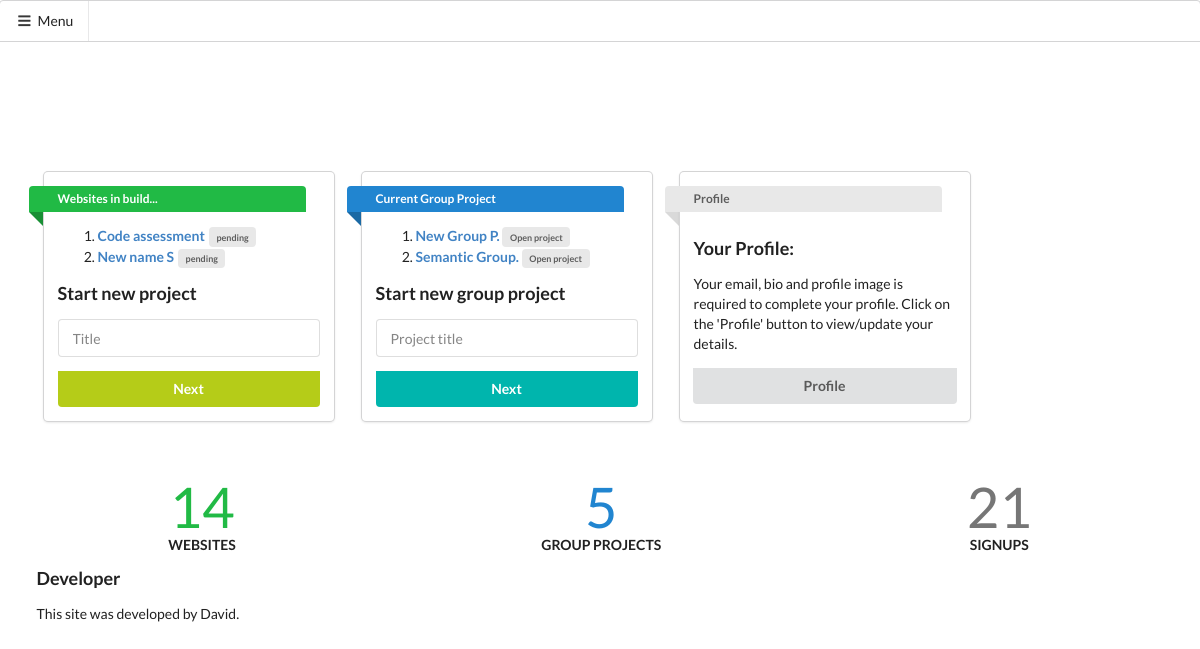
The page /home/ (signed in) on the database its author committed.
### dev_site01/models.py (models this page shows, shortened)
class Projects(models.Model):
	start_date = models.DateField()
	end_date = models.DateTimeField(blank=True,null=True)
	duration = models.CharField(max_length=50,null=True,blank=True)
	title = models.CharField(max_length=100)
	user = models.ForeignKey(User,on_delete=models.CASCADE)
	activities = models.ManyToManyField('List',blank=True)
	project_url = models.URLField(blank=True,null=True)
	complete = models.BooleanField(default=False)
	website_owner = models.CharField(max_length=70,null=True,blank=True)
	outstanding_requirements = models.CharField(max_length=200,null=True,blank=True)
	challenges = models.TextField(max_length=500,null=True,blank=True)

class Group_project(models.Model):
	project_title = models.CharField(max_length=90)
	lead = models.ForeignKey(User,on_delete=models.CASCADE,related_name="lead_of_project",null=True)
	collaborators = models.ManyToManyField('Collaborators',blank=True,
		related_name="collaborator_working_on_group_project")
	task = models.ManyToManyField('Task',blank=True,related_name="task_related_to_project")
	add_collaborator = models.CharField(max_length=80,null=True,blank=True)
	status = models.BooleanField(default=False)

### dev_site01/views.py (the view, shortened to what this page needs)
# urls.py: path('home/', views.project_home,name="project_home"),
def project_home(request):
	project = Group_project.objects.filter(lead=request.user)[0:2]
	projects = Projects.objects.filter(user=request.user,project_url=None).order_by('-id')[0:2]
	users  = User.objects.all().count()
	sites	= Projects.objects.all().count()
	groups = Group_project.objects.all().count()
	context = {
		"projects":projects,
		"project":project,
		"users":users,
		"sites":sites,
		"groups":groups,
		"form":ProjectForm(),
		"forms": Group_projectForm(),
	}
	form = ProjectForm(request.POST)
	if request.method == 'POST':
		forms = Group_projectForm(request.POST)
		if forms.is_valid():
			name = forms.save(commit=False)
			name.lead = request.user
			name.save()
			return redirect('user_select',id=name.id)
	else:
		return render(request,'project.html',context)

### dev_site01/forms.py
class ProjectForm(forms.ModelForm):
	class Meta():
		model = Projects
		fields = ('title',)

class Group_projectForm(forms.ModelForm):
	class Meta():
		model = Group_project
		fields = ('project_title',)

### dev_site01/templates/project.html (shortened to what this page needs)
{% extends 'base.html' %}
 {%block body%}
{% load bootstrap4 %}
<div class="ui container">
<section>
  <center><h1 class="text-center" style="margin-top: 1em;color: black;font-size: 58px;" id="title"> </h1></center>
</section>
<div class="row ui container" style="margin: 2em auto;">
<div class="col-md-5" style="margin: 4em auto;">
<div class="ui cards" >
<div class="card" style="padding: 1em;" >
  <a class="ui green ribbon label" data-title="Personal Projects:" data-content="Start and manage your own personal projects. Create short project goals and tick them off as you complete your website. Once the website is complete it will be added to your profile along with the url. Fill in the form on the left and off you go!" data-variation="wide">Websites in build...</a>
<ol>
  {% for p in projects %}
  <li ><p><a href="{% url 'activity' id=p.id %}" style="font-weight: 600;" class="text-capitalize text-monospace text-muted"> {{p.title}} <a class="ui label mini">pending</a></p></li>
  {% empty %}
   <p class="text-muted"> No projects pending.</p>
  {%endfor%}
</ol>
<form action="" method="post" class="ui form">
  <h3 class="text-center">Start new project</h3>
    <div class="field">
    <div class="ui input focus">
      <input type="text" name="title" maxlength="100" placeholder="Title" title="" required="" id="id_title">
    </div>
  </div>
    <button class="ui fluid olive button submit" style="border-top-left-radius: 0em!important;border-top-right-radius: 0em!important;">Next</button>
</form>
</div>
<div class="card" style="padding: 1em;" >
   <a class="ui blue ribbon label" data-title="Group projects:" data-content="Group projects are to help manage your team when working on a large or important project. Once you create a group project you can add your team members as collaborators and assign each team memeber to a specific task. Also once the task is complete it will be visible on the group project. Start by filling in the form on the right!" data-variation="wide">Current Group Project </a>
<ol>
  {% for pro in project %}
  <li><p><a href="{% url 'group-project' id=pro.id %}" style="font-weight: 600;" class="text-capitalize text-monospace text-muted"> {{pro.project_title}} <span class="ui label mini ">Open project</span></a></p></li>
  {% empty %}
   <p class="text-muted"> No group projects.</p>
  {%endfor%}
</ol>
<form action="" method="post" class="ui form">
  <h3 class="text-center">Start new group project</h3>
    <div class="field">
        <div class="ui input focus">
          <input type="text" name="project_title" maxlength="90" class="form-control" placeholder="Project title" title="" required="" id="id_project_title">
        </div>
    </div>
    <button type="submit" class="ui fluid teal button" style="border-top-left-radius: 0em!important;border-top-right-radius: 0em!important;">Next</button>
</form>
</div>
<div class="card" style="padding: 1em;">
   <a class="ui white ribbon label">Profile </a>
<h3>Your Profile:</h3>
<p>Your email, bio and profile image is required to complete your profile. Click on the 'Profile' button to view/update your details. </p>
  <a href="{% url 'profile' %}" class="ui button"> Profile</a>
</div>
</div>
</div>
<div class="ui statistics" >
  <div class="statistic green" style="margin:auto;">
    <div class="value ">
      {{sites}}
    </div>
    <div class="label">
      websites
    </div>
  </div>
  <div class="statistic blue" style="margin:auto;">
    <div class="value ">
      {{groups}}
    </div>
    <div class="label">
      Group Projects
    </div>
  </div>
  <div class="statistic grey" style="margin:auto;">
    <div class="value ">
      {{users}}
    </div>
    <div class="label">
      Signups
    </div>
  </div>
</div>
<h3>Developer</h3>
<p>This site was developed by David.</p>
</div>
</div>
</div>
    {%endblock%}

### dev_site01/templates/project.html (style rules this page uses)
.card { margin:1em!important; }

### rows shown on the page
Projects: title "Code assessment"
Projects: title "New name S"
Group_project: project_title "New Group P."
Group_project: project_title "Semantic Group."

### other values the page prints
{{ sites }} "14"
{{ groups }} "5"
{{ users }} "21"
